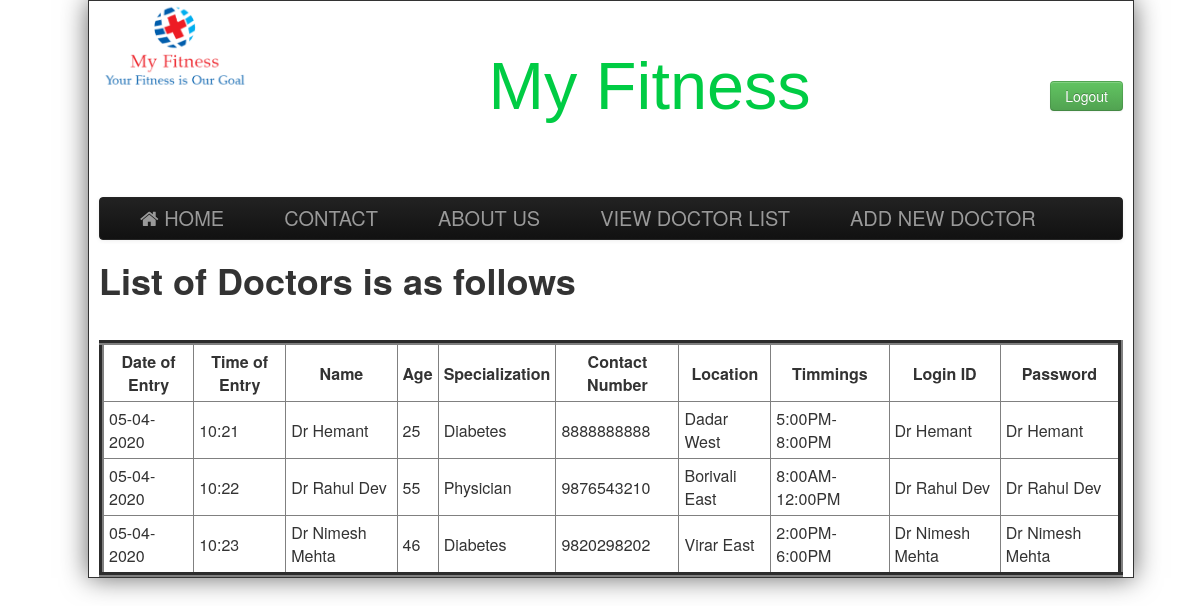
The app's page /viewdoc.php with its own data.
### tables this page shows
CREATE TABLE `doctor` (
  `Name` varchar(255) NOT NULL,
  `Age` int(11) NOT NULL,
  `Specialization` varchar(255) NOT NULL,
  `Date` varchar(255) NOT NULL,
  `Time` varchar(255) NOT NULL,
  `CCC` varchar(255) NOT NULL,
  `Location` varchar(255) NOT NULL,
  `Timmings` varchar(255) NOT NULL,
  `Login_Id` varchar(255) NOT NULL,
  `Password` varchar(255) NOT NULL
);

### viewdoc.php (the view, shortened to what this page needs)
<html>
<head>
	<link href="css/bootstrap.min.css" rel="stylesheet" ></link>
	<link href="css/bootstrap.css" rel="stylesheet" ></link>
	<link href="css/Default.css" rel="stylesheet" >	</link>
	<link rel="stylesheet" type="text/css" href="https://stackpath.bootstrapcdn.com/font-awesome/4.7.0/css/font-awesome.min.css"></link>
	<link href="https://stackpath.bootstrapcdn.com/font-awesome/4.7.0/css/font-awesome.min.css" rel="stylesheet"></link>
</head>
<body>
<div class="wrap">
		<div class="header">
			<div style="float:left;width:150px;">
				<img src="images/logo2.jpg"/>
			</div>
			<div>
				<div style="float:right; font-size:20px;margin-top:20px;">
				<?php
			 if(isset($_SESSION['name']))
			 {
			 echo "<b>Welcome,</b>".$_SESSION['name']."&nbsp;&nbsp;&nbsp;<a href=\"logout.php\" class=\"btn btn-info\">Logout</a>";
			 }
			 else
			 {
			 ?><br><br><br>
			     <a href="index2.php?logout='1'" class="btn btn-success" >Logout</a>
			<?php } ?>
			</div>
			<div id="heading">
				<a href="#" id="title">My Fitness</a>
			</div>
			</div>
		</div><br><br>
		<div class="navbar navbar-inverse">
			<div class="navbar-inner">
				<div class="container" >
				<a class="brand" href="adminlogin.php" ><i class="fa fa-home" aria-hidden="true"></i>&nbsp;HOME</a>
				<a class="brand" href="contact.php">CONTACT</a>
				<a class="brand" href="about.php">ABOUT US </a>
				<a class="brand" href="viewdoc.php">VIEW DOCTOR LIST </a>
				<a class="brand" href="adddoc.php">ADD NEW DOCTOR </a>
				</div>
			</div>
		</div>
<?php
include("connection.php");
$query="SELECT * FROM doctor";
$data=mysqli_query($conn,$query);
$total=mysqli_num_rows($data);
if($total !=0)
{
	?>
	<h1> List of Doctors is as follows</h1> <br>
	<table border='5' cellpadding='5' cellspacing="5" >
		<tr>
			<th>Date of Entry </th>
			<th>Time of Entry</th>
			<th> Name </th>
			<th>Age</th>
			<th>Specialization</th>
			<th>Contact Number</th>
			<th>Location</th>
			<th>Timmings</th>
			<th>Login ID</th>
			<th>Password</th>
		</tr>
	<?php
	while($result=mysqli_fetch_assoc($data))
	{
		echo "<tr>
			<td>".$result['Date']."</td>
			<td>".$result['Time']."</td>
			<td>".$result['Name']."</td>
			<td>".$result['Age']."</td>
			<td>".$result['Specialization']."</td>
			<td>".$result['CCC']."</td>
			<td>".$result['Location']."</td>
			<td>".$result['Timmings']."</td>
			<td>".$result['Login_Id']."</td>
			<td>".$result['Password']."</td>
		</tr>";
	}
}
?>
</table>

### css/Default.css (style rules this page uses)
body { width:100%; background-image:url(C:\xampp\htdocs\RNGClinic\images\back.jpg); }
.header { height: 156px; padding: 0; font-size: 14px; width:100%; }
.wrap { position:absolute; width:1024px; background-color:#FFFFFF; padding:0 10px; border:solid 1px; -o-box-shadow: 10px 10px 5px #888; -moz-box-shadow: 10px 10px 5px #888; -webkit-box-shadow: 10px 10px 5px #888; box-shadow: 0px 0px 25px #666; }
#heading { text-align:center; font-size:50pt; font-family:verdana,helvetica,arial,sans-serif; color:#993366; padding-top:35pt; line-height:normal; }
.navbar .brand { padding:10px 40px 10px; }

### viewdoc.php (style rules this page uses)
#title { color: #00cc44; }

### records on screen
doctor: Date "05-04-2020", Time "10:21", Name "Dr Hemant", Age "25", Specialization "Diabetes", CCC "8888888888", Location "Dadar West", Timmings "5:00PM-8:00PM", Login_Id "Dr Hemant", Password "Dr Hemant"
doctor: Date "05-04-2020", Time "10:22", Name "Dr Rahul Dev", Age "55", Specialization "Physician", CCC "9876543210", Location "Borivali East", Timmings "8:00AM-12:00PM", Login_Id "Dr Rahul Dev", Password "Dr Rahul Dev"
doctor: Date "05-04-2020", Time "10:23", Name "Dr Nimesh Mehta", Age "46", Specialization "Diabetes", CCC "9820298202", Location "Virar East", Timmings "2:00PM-6:00PM", Login_Id "Dr Nimesh Mehta", Password "Dr Nimesh Mehta"
